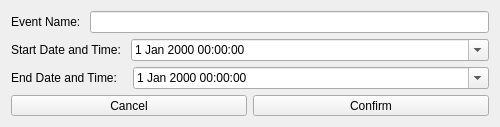
<?xml version="1.0" encoding="UTF-8"?>
<ui version="4.0">
 <class>CreateEvent</class>
 <widget class="QWidget" name="CreateEvent">
  <property name="geometry">
   <rect>
    <x>0</x>
    <y>0</y>
    <width>500</width>
    <height>127</height>
   </rect>
  </property>
  <property name="minimumSize">
   <size>
    <width>500</width>
    <height>127</height>
   </size>
  </property>
  <property name="maximumSize">
   <size>
    <width>500</width>
    <height>127</height>
   </size>
  </property>
  <property name="windowTitle">
   <string>Create Event</string>
  </property>
  <layout class="QVBoxLayout" name="verticalLayout">
   <item>
    <layout class="QHBoxLayout" name="horizontalLayout">
     <item>
      <widget class="QLabel" name="label">
       <property name="text">
        <string>Event Name: </string>
       </property>
      </widget>
     </item>
     <item>
      <widget class="QLineEdit" name="eventName"/>
     </item>
    </layout>
   </item>
   <item>
    <layout class="QHBoxLayout" name="horizontalLayout_4">
     <item>
      <widget class="QLabel" name="label_2">
       <property name="text">
        <string>Start Date and Time: </string>
       </property>
      </widget>
     </item>
     <item>
      <widget class="QDateTimeEdit" name="startTime">
       <property name="sizePolicy">
        <sizepolicy hsizetype="Expanding" vsizetype="Fixed">
         <horstretch>0</horstretch>
         <verstretch>0</verstretch>
        </sizepolicy>
       </property>
       <property name="calendarPopup">
        <bool>true</bool>
       </property>
      </widget>
     </item>
    </layout>
   </item>
   <item>
    <layout class="QHBoxLayout" name="horizontalLayout_2">
     <item>
      <widget class="QLabel" name="label_3">
       <property name="text">
        <string>End Date and Time:   </string>
       </property>
      </widget>
     </item>
     <item>
      <widget class="QDateTimeEdit" name="endTime">
       <property name="sizePolicy">
        <sizepolicy hsizetype="Expanding" vsizetype="Fixed">
         <horstretch>0</horstretch>
         <verstretch>0</verstretch>
        </sizepolicy>
       </property>
       <property name="calendarPopup">
        <bool>true</bool>
       </property>
      </widget>
     </item>
    </layout>
   </item>
   <item>
    <layout class="QHBoxLayout" name="horizontalLayout_3">
     <item>
      <widget class="QPushButton" name="cancel">
       <property name="text">
        <string>Cancel</string>
       </property>
      </widget>
     </item>
     <item>
      <widget class="QPushButton" name="confirm">
       <property name="text">
        <string>Confirm</string>
       </property>
      </widget>
     </item>
    </layout>
   </item>
  </layout>
 </widget>
 <resources/>
 <connections/>
</ui>
